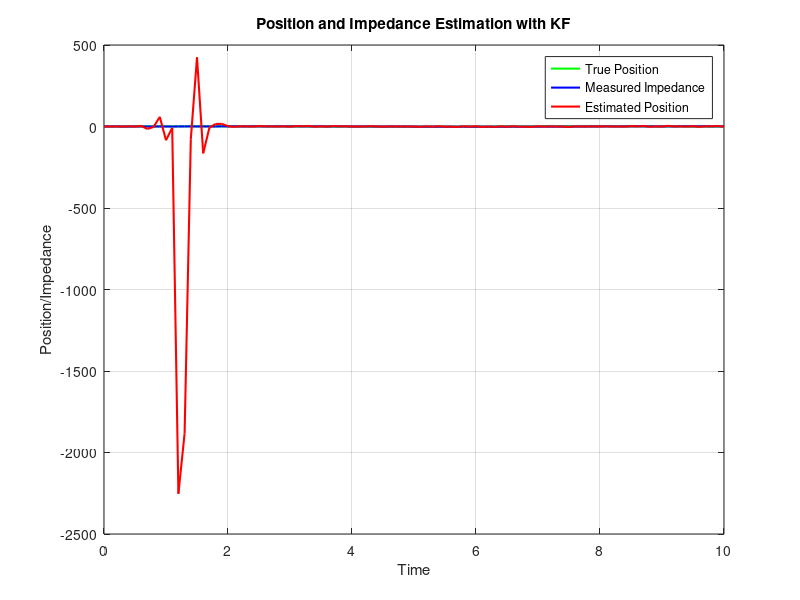

This figure's MATLAB source:
%% Theoretical Simulation with Transfer Function and Kalman Filter

% Define Transfer Function H(s) = num(s)/den(s)
num = [1]; 
den = [1 1 1]; 
H = tf(num, den);

% Convert to State-Space Representation
H_ss = ss(H);
[A, B, C, D] = ssdata(H_ss);

% Constants and Initializations
R = 0.1;  % Measurement noise covariance
Q = 0.01; % Process noise covariance
P = 1;    % Initial estimate of position uncertainty
x_est = zeros(2, 1);  % Initial state estimate

% Time vector
t = 0:0.1:10;

% True position (a sine wave for variation) and simulated impedance
true_position = sin(t);
Z_true = lsim(H, true_position, t); % Generating true impedance using the transfer function
Z_meas = Z_true + sqrt(R)*randn(size(Z_true)); % Add measurement noise

% Initialize arrays to store estimated positions
estimated_position = zeros(size(true_position));

% Kalman Filter Loop
for k = 2:length(t)
    % Prediction Step
    x_pred = A * x_est(:, k-1); % Predicted state estimate
    P_pred = A * P * A' + Q;     % Predicted error covariance
    
    % Update Step
    K = P_pred * C' / (C * P_pred * C' + R); % Kalman Gain
    x_est(:, k) = x_pred + K * (Z_meas(k) - C * x_pred); % Corrected state estimate
    P = (1 - K * C) * P_pred; % Updated error covariance
    
    % Store the estimated position
    estimated_position(k) = x_est(1, k); % Assuming position is the first state
end

% Visualization
figure;
plot(t, true_position, 'g', 'LineWidth', 1.5); hold on;
plot(t, Z_meas, 'b', 'LineWidth', 1.5);
plot(t, estimated_position, 'r', 'LineWidth', 1.5);
legend('True Position', 'Measured Impedance', 'Estimated Position');
xlabel('Time');
ylabel('Position/Impedance');
title('Position and Impedance Estimation with KF');
grid on;
